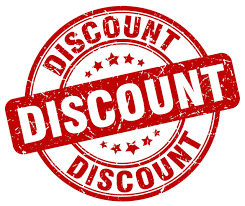
#> input picture images.png, 245 x 206 px
$ python watermark.py . out images.png
#> lines starting #> are read from the running program, lines starting #| are printed output that depends on the picture
import os
import sys
from PIL import Image, ImageDraw, ImageFont

def add_watermark_to_image(image_path, watermark_path, output_dir):
    # Kiểm tra xem output_dir có tồn tại không, nếu không thì tạo mới
#> called with image_path = './images.png', watermark_path = 'images.png', output_dir = 'out'
    if not os.path.exists(output_dir):
        os.makedirs(output_dir)

    # Đọc ảnh từ đường dẫn
    image = Image.open(image_path)
#> image is the input picture: PIL image 245x206 P; mean R, G, B 233.5, 177.7, 177.7

    # Tạo một vùng làm việc mới có kích thước bằng với ảnh
    watermark_layer = Image.new("RGBA", image.size)
#> watermark_layer: PIL image 245x206 RGBA; every value is 0

    # Đọc watermark từ đường dẫn
    watermark = Image.open(watermark_path)
    # Scale watermark cho phù hợp kích thước ảnh gốc
    watermark = watermark.resize(image.size, Image.LANCZOS)
    # Tạo mask từ watermark
    mask = watermark.convert("L").point(lambda x: min(x, 55))
    # Chèn watermark vào layer
    watermark_layer.paste(watermark, (0, 0), mask=mask)
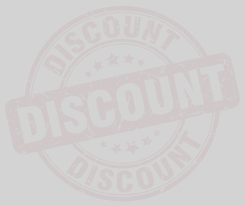
#> watermark_layer: PIL image 245x206 RGBA; mean R, G, B, A 50.3, 38.3, 38.3, 55; transparent parts drawn white

    # Ghép ảnh gốc với watermark_layer
    watermarked_image = Image.alpha_composite(image.convert("RGBA"), watermark_layer)
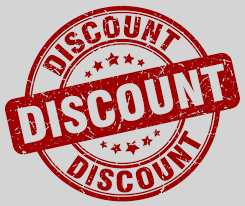
#> watermarked_image: PIL image 245x206 RGBA; mean R, G, B, A 194, 147.8, 147.7, 255

    # Tạo tên file đầu ra
    output_filename = os.path.basename(image_path)
    output_path = os.path.join(output_dir, output_filename)

    # Lưu ảnh đã đánh dấu vào output_dir
    watermarked_image.convert(image.mode).save(output_path)

if __name__ == "__main__":
    # Kiểm tra số lượng tham số dòng lệnh
    if len(sys.argv) != 4:
        print("Usage: python watermarker.py input_dir output_dir watermark.png")
        sys.exit(1)

    input_dir = sys.argv[1]
    output_dir = sys.argv[2]
    watermark_path = sys.argv[3]

    # Lặp qua tất cả các file ảnh trong thư mục input_dir
    for filename in os.listdir(input_dir):
        if filename.endswith((".jpg", ".jpeg", ".png")):
            image_path = os.path.join(input_dir, filename)
            add_watermark_to_image(image_path, watermark_path, output_dir)
